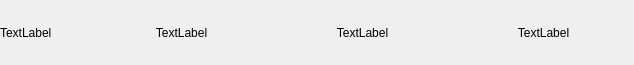
<?xml version="1.0" encoding="UTF-8"?>
<ui version="4.0">
 <class>OrderListItem</class>
 <widget class="QWidget" name="OrderListItem">
  <property name="geometry">
   <rect>
    <x>0</x>
    <y>0</y>
    <width>634</width>
    <height>65</height>
   </rect>
  </property>
  <property name="maximumSize">
   <size>
    <width>16777215</width>
    <height>80</height>
   </size>
  </property>
  <property name="windowTitle">
   <string>Form</string>
  </property>
  <property name="styleSheet">
   <string notr="true">QLabel{
border-left:1px solid qlineargradient(spread:pad, x1:0, y1:0, x2:0, y2:1, stop:0 rgba(0, 0, 0, 255), stop:1 rgba(255, 255, 255, 255));
border-right:1px solid qlineargradient(spread:pad, x1:0, y1:0, x2:0, y2:1, stop:0 rgba(0, 0, 0, 255), stop:1 rgba(255, 255, 255, 255));

}</string>
  </property>
  <layout class="QHBoxLayout" name="horizontalLayout" stretch="1,2,2,2">
   <property name="spacing">
    <number>0</number>
   </property>
   <property name="leftMargin">
    <number>0</number>
   </property>
   <property name="topMargin">
    <number>0</number>
   </property>
   <property name="rightMargin">
    <number>0</number>
   </property>
   <property name="bottomMargin">
    <number>0</number>
   </property>
   <item>
    <widget class="QLabel" name="smallLabel">
     <property name="text">
      <string>TextLabel</string>
     </property>
    </widget>
   </item>
   <item>
    <widget class="QLabel" name="nameLabel">
     <property name="text">
      <string>TextLabel</string>
     </property>
     <property name="alignment">
      <set>Qt::AlignCenter</set>
     </property>
    </widget>
   </item>
   <item>
    <widget class="QLabel" name="countLabel">
     <property name="text">
      <string>TextLabel</string>
     </property>
     <property name="alignment">
      <set>Qt::AlignCenter</set>
     </property>
    </widget>
   </item>
   <item>
    <widget class="QLabel" name="priceLabel">
     <property name="text">
      <string>TextLabel</string>
     </property>
     <property name="alignment">
      <set>Qt::AlignCenter</set>
     </property>
    </widget>
   </item>
  </layout>
 </widget>
 <resources/>
 <connections/>
</ui>
